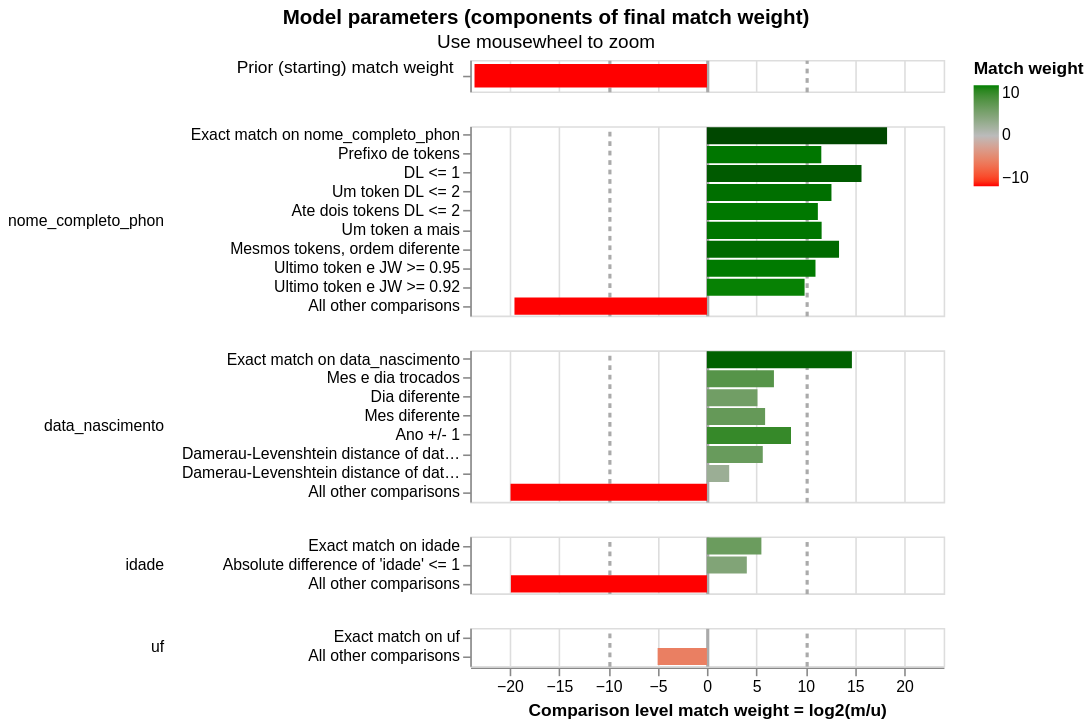

Notebook source saved alongside this figure:
### Markdown cell above
## Visualização pós-treino

Match weights e registros difíceis de linkar (unlinkables).

### Code cell
linker.visualisations.match_weights_chart()

### Figure 1 — Vega-Lite specification as saved in the notebook (floating-point values rounded to 4 significant figures)
{"config": {"view": {"continuousWidth": 300, "continuousHeight": 300, "discreteHeight": 60, "discreteWidth": 400}, "header": {"title": null}, "mark": {"tooltip": null}, "title": {"anchor": "middle"}}, "vconcat": [{"mark": {"type": "bar", "clip": true, "height": 15}, "encoding": {"color": {"field": "log2_bayes_factor", "scale": {"domain": [-10, 0, 10], "interpolate": "lab", "range": ["red", "#bbbbbb", "green"]}, "title": "Match weight", "type": "quantitative"}, "tooltip": [{"field": "comparison_name", "title": "Comparison name", "type": "nominal"}, {"field": "probability_two_random_records_match", "format": ".4f", "title": "Probability two random records match", "type": "nominal"}, {"field": "log2_bayes_factor", "format": ",.4f", "title": "Equivalent match weight", "type": "quantitative"}, {"field": "bayes_factor_description", "title": "Match weight description", "type": "nominal"}], "x": {"axis": {"domain": false, "gridColor": {"condition": {"test": "abs(datum.value / 10)  <= 1 & datum.value % 10 === 0", "value": "#aaa"}, "value": "#ddd"}, "gridDash": {"condition": {"test": "abs(datum.value / 10) == 1", "value": [3]}, "value": null}, "gridWidth": {"condition": {"test": "abs(datum.value / 10)  <= 1 & datum.value % 10 === 0", "value": 2}, "value": 1}, "labels": false, "ticks": false, "title": ""}, "field": "log2_bayes_factor", "scale": {"domain": [-24, 24]}, "type": "quantitative"}, "y": {"axis": {"title": "Prior (starting) match weight", "titleAlign": "right", "titleAngle": 0, "titleFontWeight": "normal"}, "field": "label_for_charts", "sort": {"field": "comparison_vector_value", "order": "descending"}, "type": "nominal"}}, "height": 20, "transform": [{"filter": "(datum.comparison_name == 'probability_two_random_records_match')"}]}, {"mark": {"type": "bar", "clip": true}, "encoding": {"color": {"field": "log2_bayes_factor", "scale": {"domain": [-10, 0, 10], "interpolate": "lab", "range": ["red", "#bbbbbb", "green"]}, "title": "Match weight", "type": "quantitative"}, "row": {"field": "comparison_name", "header": {"labelAlign": "left", "labelAnchor": "middle", "labelAngle": 0}, "sort": {"field": "comparison_sort_order"}, "type": "nominal"}, "tooltip": [{"field": "comparison_name", "title": "Comparison name", "type": "nominal"}, {"field": "label_for_charts", "title": "Label", "type": "ordinal"}, {"field": "sql_condition", "title": "SQL condition", "type": "nominal"}, {"field": "m_probability", "format": ".10~g", "title": "M probability", "type": "quantitative"}, {"field": "u_probability", "format": ".10~g", "title": "U probability", "type": "quantitative"}, {"field": "bayes_factor", "format": ",.6f", "title": "Bayes factor = m/u", "type": "quantitative"}, {"field": "log2_bayes_factor", "format": ".4~g", "title": "Match weight = log2(m/u)", "type": "quantitative"}, {"field": "bayes_factor_description", "title": "Match weight description", "type": "nominal"}, {"field": "m_probability_description", "title": "m probability description", "type": "nominal"}, {"field": "u_probability_description", "title": "u probability description", "type": "nominal"}], "x": {"axis": {"gridColor": {"condition": {"test": "abs(datum.value / 10)  <= 1 & datum.value % 10 === 0", "value": "#aaa"}, "value": "#ddd"}, "gridDash": {"condition": {"test": "abs(datum.value / 10) == 1", "value": [3]}, "value": null}, "gridWidth": {"condition": {"test": "abs(datum.value / 10)  <= 1 & datum.value % 10 === 0", "value": 2}, "value": 1}, "title": "Comparison level match weight = log2(m/u)"}, "field": "log2_bayes_factor", "scale": {"domain": [-24, 24]}, "type": "quantitative"}, "y": {"axis": {"title": null}, "field": "label_for_charts", "sort": {"field": "comparison_vector_value", "order": "descending"}, "type": "nominal"}}, "height": {"step": 12}, "resolve": {"axis": {"y": "independent"}, "scale": {"y": "independent"}}, "transform": [{"filter": "(datum.comparison_name != 'probability_two_random_records_match')"}]}], "data": {"name": "data-f4a06972f817b265e649dfde6b845023"}, "params": [{"name": "mouse_zoom", "select": {"type": "interval", "encodings": ["x"]}, "bind": "scales", "views": []}], "resolve": {"axis": {"y": "independent"}, "scale": {"y": "independent"}}, "title": {"text": "Model parameters (components of final match weight)", "subtitle": "Use mousewheel to zoom"}, "$schema": "https://vega.github.io/schema/vega-lite/v5.9.3.json", "datasets": {"data-f4a06972f817b265e649dfde6b845023": [{"comparison_name": "probability_two_random_records_match", "sql_condition": null, "label_for_charts": "", "m_probability": null, "u_probability": null, "m_probability_description": null, "u_probability_description": null, "has_tf_adjustments": false, "tf_adjustment_column": null, "tf_adjustment_weight": null, "is_null_level": false, "bayes_factor": 8.045e-08, "log2_bayes_factor": -23.57, "comparison_vector_value": 0, "max_comparison_vector_value": 0, "bayes_factor_description": "The probability that two random records drawn at random match is 0.000 or one in  12,429,820.8 records.This is equivalent to a starting match weight of -23.567.", "probability_two_random_records_match": 8.045e-08, "comparison_sort_order": -1}, {"comparison_name": "nome_completo_phon", "sql_condition": "\"nome_completo_phon_l\" = \"nome_completo_phon_r\"", "label_for_charts": "Exact match on nome_completo_phon", "m_probability": 0.8227, "u_probability": 2.614e-06, "m_probability_description": "Amongst matching record comparisons, 82.27% of records (i.e. one in 1.215) are in the exact match on nome_completo_phon comparison level", "u_probability_description": "Amongst non-matching record comparisons, 0.0002614% of records (i.e. one in 382,543) are in the exact match on nome_completo_phon comparison level", "has_tf_adjustments": true, "tf_adjustment_column": "nome_completo_phon", "tf_adjustment_weight": 1.0, "is_null_level": false, "bayes_factor": 314700.0, "log2_bayes_factor": 18.26, "comparison_vector_value": 9, "max_comparison_vector_value": 9, "bayes_factor_description": "If comparison level is `exact match on nome_completo_phon` then comparison is 314,730 times more likely to be a match", "probability_two_random_records_match": 8.045e-08, "comparison_sort_order": 0}, {"comparison_name": "nome_completo_phon", "sql_condition": "least(len(string_split(nome_completo_phon_l, ' ')), len(string_split(nome_completo_phon_r, ' '))) >= 2 AND len(string_split(nome_completo_phon_l, ' ')) <> len(string_split(nome_completo_phon_r, ' ')) AND list_slice(string_split(nome_completo_phon_l, ' '), 1, least(len(string_split(nome_completo_phon_l, ' ')), len(string_split(nome_completo_phon_r, ' ')))) = list_slice(string_split(nome_completo_phon_r, ' '), 1, least(len(string_split(nome_completo_phon_l, ' ')), len(string_split(nome_completo_phon_r, ' '))))", "label_for_charts": "Prefixo de tokens", "m_probability": 0.04581, "u_probability": 1.481e-05, "m_probability_description": "Amongst matching record comparisons, 4.581% of records (i.e. one in 21.83) are in the prefixo de tokens comparison level", "u_probability_description": "Amongst non-matching record comparisons, 0.001481% of records (i.e. one in 67,538) are in the prefixo de tokens comparison level", "has_tf_adjustments": false, "tf_adjustment_column": null, "tf_adjustment_weight": 1.0, "is_null_level": false, "bayes_factor": 3094.0, "log2_bayes_factor": 11.6, "comparison_vector_value": 8, "max_comparison_vector_value": 9, "bayes_factor_description": "If comparison level is `prefixo de tokens` then comparison is 3,094 times more likely to be a match", "probability_two_random_records_match": 8.045e-08, "comparison_sort_order": 0}, {"comparison_name": "nome_completo_phon", "sql_condition": "damerau_levenshtein(nome_completo_phon_l, nome_completo_phon_r) <= 1", "label_for_charts": "DL <= 1", "m_probability": 0.06271, "u_probability": 1.201e-06, "m_probability_description": "Amongst matching record comparisons, 6.271% of records (i.e. one in 15.95) are in the dl <= 1 comparison level", "u_probability_description": "Amongst non-matching record comparisons, 0.0001201% of records (i.e. one in 832,593) are in the dl <= 1 comparison level", "has_tf_adjustments": false, "tf_adjustment_column": null, "tf_adjustment_weight": 1.0, "is_null_level": false, "bayes_factor": 52210.0, "log2_bayes_factor": 15.67, "comparison_vector_value": 7, "max_comparison_vector_value": 9, "bayes_factor_description": "If comparison level is `dl <= 1` then comparison is 52,215 times more likely to be a match", "probability_two_random_records_match": 8.045e-08, "comparison_sort_order": 0}, {"comparison_name": "nome_completo_phon", "sql_condition": "len(string_split(nome_completo_phon_l, ' ')) = len(string_split(nome_completo_phon_r, ' ')) AND len(string_split(nome_completo_phon_l, ' ')) >= 3 AND string_split(nome_completo_phon_l, ' ')[-1] = string_split(nome_completo_phon_r, ' ')[-1] AND list_aggregate(list_transform(list_zip(string_split(nome_completo_phon_l, ' '), string_split(nome_completo_phon_r, ' ')), x -> CASE WHEN x[1] <> x[2] THEN 1 ELSE 0 END), 'sum') = 1 AND list_aggregate(list_transform(list_zip(string_split(nome_completo_phon_l, ' '), string_split(nome_completo_phon_r, ' ')), x -> CASE WHEN x[1] <> x[2] THEN damerau_levenshtein(x[1], x[2]) ELSE 0 END), 'max') <= 2", "label_for_charts": "Um token DL <= 2", "m_probability": 0.01505, "u_probability": 2.382e-06, "m_probability_description": "Amongst matching record comparisons, 1.505% of records (i.e. one in 66.46) are in the um token dl <= 2 comparison level", "u_probability_description": "Amongst non-matching record comparisons, 0.0002382% of records (i.e. one in 419,824) are in the um token dl <= 2 comparison level", "has_tf_adjustments": false, "tf_adjustment_column": null, "tf_adjustment_weight": 1.0, "is_null_level": false, "bayes_factor": 6317.0, "log2_bayes_factor": 12.62, "comparison_vector_value": 6, "max_comparison_vector_value": 9, "bayes_factor_description": "If comparison level is `um token dl <= 2` then comparison is 6,317 times more likely to be a match", "probability_two_random_records_match": 8.045e-08, "comparison_sort_order": 0}, {"comparison_name": "nome_completo_phon", "sql_condition": "len(string_split(nome_completo_phon_l, ' ')) = len(string_split(nome_completo_phon_r, ' ')) AND len(string_split(nome_completo_phon_l, ' ')) >= 3 AND list_aggregate(list_transform(list_zip(string_split(nome_completo_phon_l, ' '), string_split(nome_completo_phon_r, ' ')), x -> CASE WHEN x[1] <> x[2] THEN 1 ELSE 0 END), 'sum') BETWEEN 1 AND 2 AND list_aggregate(list_transform(list_zip(string_split(nome_completo_phon_l, ' '), string_split(nome_completo_phon_r, ' ')), x -> CASE WHEN x[1] <> x[2] THEN damerau_levenshtein(x[1], x[2]) ELSE 0 END), 'max') <= 2", "label_for_charts": "Ate dois tokens DL <= 2", "m_probability": 0.0115, "u_probability": 4.734e-06, "m_probability_description": "Amongst matching record comparisons, 1.15% of records (i.e. one in 86.96) are in the ate dois tokens dl <= 2 comparison level", "u_probability_description": "Amongst non-matching record comparisons, 0.0004734% of records (i.e. one in 211,255) are in the ate dois tokens dl <= 2 comparison level", "has_tf_adjustments": false, "tf_adjustment_column": null, "tf_adjustment_weight": 1.0, "is_null_level": false, "bayes_factor": 2429.0, "log2_bayes_factor": 11.25, "comparison_vector_value": 5, "max_comparison_vector_value": 9, "bayes_factor_description": "If comparison level is `ate dois tokens dl <= 2` then comparison is 2,429 times more likely to be a match", "probability_two_random_records_match": 8.045e-08, "comparison_sort_order": 0}, {"comparison_name": "nome_completo_phon", "sql_condition": "abs(len(string_split(nome_completo_phon_l, ' ')) - len(string_split(nome_completo_phon_r, ' '))) = 1 AND least(len(string_split(nome_completo_phon_l, ' ')), len(string_split(nome_completo_phon_r, ' '))) >= 3 AND ((len(string_split(nome_completo_phon_l, ' ')) >= 1 AND list_slice(string_split(nome_completo_phon_l, ' '), 2, len(string_split(nome_completo_phon_l, ' '))) = string_split(nome_completo_phon_r, ' ')) OR (len(string_split(nome_completo_phon_r, ' ')) >= 1 AND list_slice(string_split(nome_completo_phon_r, ' '), 2, len(string_split(nome_completo_phon_r, ' '))) = string_split(nome_completo_phon_l, ' ')) OR (len(string_split(nome_completo_phon_l, ' ')) >= 2 AND list_concat(list_slice(string_split(nome_completo_phon_l, ' '), 1, 1), list_slice(string_split(nome_completo_phon_l, ' '), 3, len(string_split(nome_completo_phon_l, ' ')))) = string_split(nome_completo_phon_r, ' ')) OR (len(string_split(nome_completo_phon_r, ' ')) >= 2 AND list_concat(list_slice(string_split(nome_completo_phon_r, ' '), 1, 1), list_slice(string_split(nome_completo_phon_r, ' '), 3, len(string_split(nome_completo_phon_r, ' ')))) = string_split(nome_completo_phon_l, ' ')) OR (len(string_split(nome_completo_phon_l, ' ')) >= 3 AND list_concat(list_slice(string_split(nome_completo_phon_l, ' '), 1, 2), list_slice(string_split(nome_completo_phon_l, ' '), 4, len(string_split(nome_completo_phon_l, ' ')))) = string_split(nome_completo_phon_r, ' ')) OR (len(string_split(nome_completo_phon_r, ' ')) >= 3 AND list_concat(list_slice(string_split(nome_completo_phon_r, ' '), 1, 2), list_slice(string_split(nome_completo_phon_r, ' '), 4, len(string_split(nome_completo_phon_r, ' ')))) = string_split(nome_completo_phon_l, ' ')) OR (len(string_split(nome_completo_phon_l, ' ')) >= 4 AND list_concat(list_slice(string_split(nome_completo_phon_l, ' '), 1, 3), list_slice(string_split(nome_completo_phon_l, ' '), 5, len(string_split(nome_completo_phon_l, ' ')))) = string_split(nome_completo_phon_r, ' ')) OR (len(string_split(nome_completo_phon_r, ' ')) >= 4 AND list_concat(list_slice(string_split(nome_completo_phon_r, ' '), 1, 3), list_slice(string_split(nome_completo_phon_r, ' '), 5, len(string_split(nome_completo_phon_r, ' ')))) = string_split(nome_completo_phon_l, ' ')) OR (len(string_split(nome_completo_phon_l, ' ')) >= 5 AND list_concat(list_slice(string_split(nome_completo_phon_l, ' '), 1, 4), list_slice(string_split(nome_completo_phon_l, ' '), 6, len(string_split(nome_completo_phon_l, ' ')))) = string_split(nome_completo_phon_r, ' ')) OR (len(string_split(nome_completo_phon_r, ' ')) >= 5 AND list_concat(list_slice(string_split(nome_completo_phon_r, ' '), 1, 4), list_slice(string_split(nome_completo_phon_r, ' '), 6, len(string_split(nome_completo_phon_r, ' ')))) = string_split(nome_completo_phon_l, ' ')) OR (len(string_split(nome_completo_phon_l, ' ')) >= 6 AND list_concat(list_slice(string_split(nome_completo_phon_l, ' '), 1, 5), list_slice(string_split(nome_completo_phon_l, ' '), 7, len(string_split(nome_completo_phon_l, ' ')))) = string_split(nome_completo_phon_r, ' ')) OR (len(string_split(nome_completo_phon_r, ' ')) >= 6 AND list_concat(list_slice(string_split(nome_completo_phon_r, ' '), 1, 5), list_slice(string_split(nome_completo_phon_r, ' '), 7, len(string_split(nome_completo_phon_r, ' ')))) = string_split(nome_completo_phon_l, ' ')) OR (len(string_split(nome_completo_phon_l, ' ')) >= 7 AND list_concat(list_slice(string_split(nome_completo_phon_l, ' '), 1, 6), list_slice(string_split(nome_completo_phon_l, ' '), 8, len(string_split(nome_completo_phon_l, ' ')))) = string_split(nome_completo_phon_r, ' ')) OR (len(string_split(nome_completo_phon_r, ' ')) >= 7 AND list_concat(list_slice(string_split(nome_completo_phon_r, ' '), 1, 6), list_slice(string_split(nome_completo_phon_r, ' '), 8, len(string_split(nome_completo_phon_r, ' ')))) = string_split(nome_completo_phon_l, ' ')) OR (len(string_split(nome_completo_phon_l, ' ')) >= 8 AND list_concat(list_slice(string_split(nome_completo_phon_l, ' '), 1, 7), list_slice(string_split(nome_completo_phon_l, ' '), 9, len(string_split(nome_completo_phon_l, ' ')))) = string_split(nome_completo_phon_r, ' ')) OR (len(string_split(nome_completo_phon_r, ' ')) >= 8 AND list_concat(list_slice(string_split(nome_completo_phon_r, ' '), 1, 7), list_slice(string_split(nome_completo_phon_r, ' '), 9, len(string_split(nome_completo_phon_r, ' ')))) = string_split(nome_completo_phon_l, ' ')) OR (len(string_split(nome_completo_phon_l, ' ')) >= 9 AND list_concat(list_slice(string_split(nome_completo_phon_l, ' '), 1, 8), list_slice(string_split(nome_completo_phon_l, ' '), 10, len(string_split(nome_completo_phon_l, ' ')))) = string_split(nome_completo_phon_r, ' ')) OR (len(string_split(nome_completo_phon_r, ' ')) >= 9 AND list_concat(list_slice(string_split(nome_completo_phon_r, ' '), 1, 8), list_slice(string_split(nome_completo_phon_r, ' '), 10, len(string_split(nome_completo_phon_r, ' ')))) = string_split(nome_completo_phon_l, ' ')) OR (len(string_split(nome_completo_phon_l, ' ')) >= 10 AND list_concat(list_slice(string_split(nome_completo_phon_l, ' '), 1, 9), list_slice(string_split(nome_completo_phon_l, ' '), 11, len(string_split(nome_completo_phon_l, ' ')))) = string_split(nome_completo_phon_r, ' ')) OR (len(string_split(nome_completo_phon_r, ' ')) >= 10 AND list_concat(list_slice(string_split(nome_completo_phon_r, ' '), 1, 9), list_slice(string_split(nome_completo_phon_r, ' '), 11, len(string_split(nome_completo_phon_r, ' ')))) = string_split(nome_completo_phon_l, ' ')))", "label_for_charts": "Um token a mais", "m_probability": 0.02454, "u_probability": 7.751e-06, "m_probability_description": "Amongst matching record comparisons, 2.454% of records (i.e. one in 40.75) are in the um token a mais comparison level", "u_probability_description": "Amongst non-matching record comparisons, 0.0007751% of records (i.e. one in 129,008) are in the um token a mais comparison level", "has_tf_adjustments": false, "tf_adjustment_column": null, "tf_adjustment_weight": 1.0, "is_null_level": false, "bayes_factor": 3166.0, "log2_bayes_factor": 11.63, "comparison_vector_value": 4, "max_comparison_vector_value": 9, "bayes_factor_description": "If comparison level is `um token a mais` then comparison is 3,166 times more likely to be a match", "probability_two_random_records_match": 8.045e-08, "comparison_sort_order": 0}, {"comparison_name": "nome_completo_phon", "sql_condition": "len(string_split(nome_completo_phon_l, ' ')) = len(string_split(nome_completo_phon_r, ' ')) AND len(string_split(nome_completo_phon_l, ' ')) >= 3 AND list_sort(string_split(nome_completo_phon_l, ' ')) = list_sort(string_split(nome_completo_phon_r, ' ')) AND string_split(nome_completo_phon_l, ' ') <> string_split(nome_completo_phon_r, ' ')", "label_for_charts": "Mesmos tokens, ordem diferente", "m_probability": 0.00543, "u_probability": 5.047e-07, "m_probability_description": "Amongst matching record comparisons, 0.543% of records (i.e. one in 184) are in the mesmos tokens, ordem diferente comparison level", "u_probability_description": "Amongst non-matching record comparisons, 5.047e-05% of records (i.e. one in 1,981,571) are in the mesmos tokens, ordem diferente comparison level", "has_tf_adjustments": false, "tf_adjustment_column": null, "tf_adjustment_weight": 1.0, "is_null_level": false, "bayes_factor": 10760.0, "log2_bayes_factor": 13.39, "comparison_vector_value": 3, "max_comparison_vector_value": 9, "bayes_factor_description": "If comparison level is `mesmos tokens, ordem diferente` then comparison is 10,759 times more likely to be a match", "probability_two_random_records_match": 8.045e-08, "comparison_sort_order": 0}, {"comparison_name": "nome_completo_phon", "sql_condition": "string_split(nome_completo_phon_l, ' ')[-1] = string_split(nome_completo_phon_r, ' ')[-1] AND jaro_winkler_similarity(nome_completo_phon_l, nome_completo_phon_r) >= 0.95", "label_for_charts": "Ultimo token e JW >= 0.95", "m_probability": 0.002117, "u_probability": 1.029e-06, "m_probability_description": "Amongst matching record comparisons, 0.2117% of records (i.e. one in 472) are in the ultimo token e jw >= 0.95 comparison level", "u_probability_description": "Amongst non-matching record comparisons, 0.0001029% of records (i.e. one in 971,358) are in the ultimo token e jw >= 0.95 comparison level", "has_tf_adjustments": false, "tf_adjustment_column": null, "tf_adjustment_weight": 1.0, "is_null_level": false, "bayes_factor": 2056.0, "log2_bayes_factor": 11.01, "comparison_vector_value": 2, "max_comparison_vector_value": 9, "bayes_factor_description": "If comparison level is `ultimo token e jw >= 0.95` then comparison is 2,056 times more likely to be a match", "probability_two_random_records_match": 8.045e-08, "comparison_sort_order": 0}, {"comparison_name": "nome_completo_phon", "sql_condition": "string_split(nome_completo_phon_l, ' ')[-1] = string_split(nome_completo_phon_r, ' ')[-1] AND jaro_winkler_similarity(nome_completo_phon_l, nome_completo_phon_r) >= 0.92", "label_for_charts": "Ultimo token e JW >= 0.92", "m_probability": 0.0137, "u_probability": 1.434e-05, "m_probability_description": "Amongst matching record comparisons, 1.37% of records (i.e. one in 72.98) are in the ultimo token e jw >= 0.92 comparison level", "u_probability_description": "Amongst non-matching record comparisons, 0.001434% of records (i.e. one in 69,725) are in the ultimo token e jw >= 0.92 comparison level", "has_tf_adjustments": false, "tf_adjustment_column": null, "tf_adjustment_weight": 1.0, "is_null_level": false, "bayes_factor": 955.4, "log2_bayes_factor": 9.9, "comparison_vector_value": 1, "max_comparison_vector_value": 9, "bayes_factor_description": "If comparison level is `ultimo token e jw >= 0.92` then comparison is 955 times more likely to be a match", "probability_two_random_records_match": 8.045e-08, "comparison_sort_order": 0}, {"comparison_name": "nome_completo_phon", "sql_condition": "ELSE", "label_for_charts": "All other comparisons", "m_probability": 1.333e-06, "u_probability": 1.0, "m_probability_description": "Amongst matching record comparisons, 0.0001333% of records (i.e. one in 749,967) are in the all other comparisons comparison level", "u_probability_description": "Amongst non-matching record comparisons, 100% of records (i.e. one in 1) are in the all other comparisons comparison level", "has_tf_adjustments": false, "tf_adjustment_column": null, "tf_adjustment_weight": 1.0, "is_null_level": false, "bayes_factor": 1.333e-06, "log2_bayes_factor": -19.52, "comparison_vector_value": 0, "max_comparison_vector_value": 9, "bayes_factor_description": "If comparison level is `all other comparisons` then comparison is 749,930 times less likely to be a match", "probability_two_random_records_match": 8.045e-08, "comparison_sort_order": 0}, {"comparison_name": "data_nascimento", "sql_condition": "\"data_nascimento_l\" = \"data_nascimento_r\"", "label_for_charts": "Exact match on data_nascimento", "m_probability": 0.9217, "u_probability": 3.466e-05, "m_probability_description": "Amongst matching record comparisons, 92.17% of records (i.e. one in 1.085) are in the exact match on data_nascimento comparison level", "u_probability_description": "Amongst non-matching record comparisons, 0.003466% of records (i.e. one in 28,850) are in the exact match on data_nascimento comparison level", "has_tf_adjustments": true, "tf_adjustment_column": "data_nascimento", "tf_adjustment_weight": 1.0, "is_null_level": false, "bayes_factor": 26590.0, "log2_bayes_factor": 14.7, "comparison_vector_value": 7, "max_comparison_vector_value": 7, "bayes_factor_description": "If comparison level is `exact match on data_nascimento` then comparison is 26,591 times more likely to be a match", "probability_two_random_records_match": 8.045e-08, "comparison_sort_order": 1}, {"comparison_name": "data_nascimento", "sql_condition": "ano_nascimento_l = ano_nascimento_r AND mes_nascimento_l = dia_nascimento_r AND dia_nascimento_l = mes_nascimento_r AND mes_nascimento_l <> dia_nascimento_l", "label_for_charts": "Mes e dia trocados", "m_probability": 0.001409, "u_probability": 1.271e-05, "m_probability_description": "Amongst matching record comparisons, 0.1409% of records (i.e. one in 710) are in the mes e dia trocados comparison level", "u_probability_description": "Amongst non-matching record comparisons, 0.001271% of records (i.e. one in 78,650) are in the mes e dia trocados comparison level", "has_tf_adjustments": false, "tf_adjustment_column": null, "tf_adjustment_weight": 1.0, "is_null_level": false, "bayes_factor": 110.8, "log2_bayes_factor": 6.792, "comparison_vector_value": 6, "max_comparison_vector_value": 7, "bayes_factor_description": "If comparison level is `mes e dia trocados` then comparison is 111 times more likely to be a match", "probability_two_random_records_match": 8.045e-08, "comparison_sort_order": 1}, {"comparison_name": "data_nascimento", "sql_condition": "ano_nascimento_l = ano_nascimento_r AND mes_nascimento_l = mes_nascimento_r AND dia_nascimento_l <> dia_nascimento_r", "label_for_charts": "Dia diferente", "m_probability": 0.03511, "u_probability": 0.001008, "m_probability_description": "Amongst matching record comparisons, 3.511% of records (i.e. one in 28.48) are in the dia diferente comparison level", "u_probability_description": "Amongst non-matching record comparisons, 0.1008% of records (i.e. one in 993) are in the dia diferente comparison level", "has_tf_adjustments": false, "tf_adjustment_column": null, "tf_adjustment_weight": 1.0, "is_null_level": false, "bayes_factor": 34.85, "log2_bayes_factor": 5.123, "comparison_vector_value": 5, "max_comparison_vector_value": 7, "bayes_factor_description": "If comparison level is `dia diferente` then comparison is 34.85 times more likely to be a match", "probability_two_random_records_match": 8.045e-08, "comparison_sort_order": 1}, {"comparison_name": "data_nascimento", "sql_condition": "ano_nascimento_l = ano_nascimento_r AND dia_nascimento_l = dia_nascimento_r AND mes_nascimento_l <> mes_nascimento_r", "label_for_charts": "Mes diferente", "m_probability": 0.02228, "u_probability": 0.0003737, "m_probability_description": "Amongst matching record comparisons, 2.228% of records (i.e. one in 44.89) are in the mes diferente comparison level", "u_probability_description": "Amongst non-matching record comparisons, 0.03737% of records (i.e. one in 2,676) are in the mes diferente comparison level", "has_tf_adjustments": false, "tf_adjustment_column": null, "tf_adjustment_weight": 1.0, "is_null_level": false, "bayes_factor": 59.61, "log2_bayes_factor": 5.897, "comparison_vector_value": 4, "max_comparison_vector_value": 7, "bayes_factor_description": "If comparison level is `mes diferente` then comparison is 59.61 times more likely to be a match", "probability_two_random_records_match": 8.045e-08, "comparison_sort_order": 1}, {"comparison_name": "data_nascimento", "sql_condition": "mes_nascimento_l = mes_nascimento_r AND dia_nascimento_l = dia_nascimento_r AND abs(try_cast(ano_nascimento_l AS INTEGER) - try_cast(ano_nascimento_r AS INTEGER)) = 1", "label_for_charts": "Ano +/- 1", "m_probability": 0.02571, "u_probability": 6.988e-05, "m_probability_description": "Amongst matching record comparisons, 2.571% of records (i.e. one in 38.9) are in the ano +/- 1 comparison level", "u_probability_description": "Amongst non-matching record comparisons, 0.006988% of records (i.e. one in 14,310) are in the ano +/- 1 comparison level", "has_tf_adjustments": false, "tf_adjustment_column": null, "tf_adjustment_weight": 1.0, "is_null_level": false, "bayes_factor": 367.8, "log2_bayes_factor": 8.523, "comparison_vector_value": 3, "max_comparison_vector_value": 7, "bayes_factor_description": "If comparison level is `ano +/- 1` then comparison is 368 times more likely to be a match", "probability_two_random_records_match": 8.045e-08, "comparison_sort_order": 1}, {"comparison_name": "data_nascimento", "sql_condition": "damerau_levenshtein(\"data_nascimento_l\", \"data_nascimento_r\") <= 1", "label_for_charts": "Damerau-Levenshtein distance of data_nascimento <= 1", "m_probability": 0.01851, "u_probability": 0.0003658, "m_probability_description": "Amongst matching record comparisons, 1.851% of records (i.e. one in 54.03) are in the damerau-levenshtein distance of data_nascimento <= 1 comparison level", "u_probability_description": "Amongst non-matching record comparisons, 0.03658% of records (i.e. one in 2,734) are in the damerau-levenshtein distance of data_nascimento <= 1 comparison level", "has_tf_adjustments": false, "tf_adjustment_column": null, "tf_adjustment_weight": 1.0, "is_null_level": false, "bayes_factor": 50.59, "log2_bayes_factor": 5.661, "comparison_vector_value": 2, "max_comparison_vector_value": 7, "bayes_factor_description": "If comparison level is `damerau-levenshtein distance of data_nascimento <= 1` then comparison is 50.59 times more likely to be a match", "probability_two_random_records_match": 8.045e-08, "comparison_sort_order": 1}, {"comparison_name": "data_nascimento", "sql_condition": "damerau_levenshtein(\"data_nascimento_l\", \"data_nascimento_r\") <= 2", "label_for_charts": "Damerau-Levenshtein distance of data_nascimento <= 2", "m_probability": 0.05201, "u_probability": 0.01088, "m_probability_description": "Amongst matching record comparisons, 5.201% of records (i.e. one in 19.23) are in the damerau-levenshtein distance of data_nascimento <= 2 comparison level", "u_probability_description": "Amongst non-matching record comparisons, 1.088% of records (i.e. one in 91.91) are in the damerau-levenshtein distance of data_nascimento <= 2 comparison level", "has_tf_adjustments": false, "tf_adjustment_column": null, "tf_adjustment_weight": 1.0, "is_null_level": false, "bayes_factor": 4.78, "log2_bayes_factor": 2.257, "comparison_vector_value": 1, "max_comparison_vector_value": 7, "bayes_factor_description": "If comparison level is `damerau-levenshtein distance of data_nascimento <= 2` then comparison is 4.78 times more likely to be a match", "probability_two_random_records_match": 8.045e-08, "comparison_sort_order": 1}, {"comparison_name": "data_nascimento", "sql_condition": "ELSE", "label_for_charts": "All other comparisons", "m_probability": 1e-06, "u_probability": 0.9873, "m_probability_description": "Amongst matching record comparisons, 0.0001% of records (i.e. one in 1,000,000) are in the all other comparisons comparison level", "u_probability_description": "Amongst non-matching record comparisons, 98.73% of records (i.e. one in 1.013) are in the all other comparisons comparison level", "has_tf_adjustments": false, "tf_adjustment_column": null, "tf_adjustment_weight": 1.0, "is_null_level": false, "bayes_factor": 1.013e-06, "log2_bayes_factor": -19.91, "comparison_vector_value": 0, "max_comparison_vector_value": 7, "bayes_factor_description": "If comparison level is `all other comparisons` then comparison is 987,256 times less likely to be a match", "probability_two_random_records_match": 8.045e-08, "comparison_sort_order": 1}, {"comparison_name": "idade", "sql_condition": "\"idade_l\" = \"idade_r\"", "label_for_charts": "Exact match on idade", "m_probability": 0.5799, "u_probability": 0.01263, "m_probability_description": "Amongst matching record comparisons, 57.99% of records (i.e. one in 1.724) are in the exact match on idade comparison level", "u_probability_description": "Amongst non-matching record comparisons, 1.263% of records (i.e. one in 79.17) are in the exact match on idade comparison level", "has_tf_adjustments": false, "tf_adjustment_column": null, "tf_adjustment_weight": 1.0, "is_null_level": false, "bayes_factor": 45.91, "log2_bayes_factor": 5.521, "comparison_vector_value": 2, "max_comparison_vector_value": 2, "bayes_factor_description": "If comparison level is `exact match on idade` then comparison is 45.91 times more likely to be a match", "probability_two_random_records_match": 8.045e-08, "comparison_sort_order": 2}, {"comparison_name": "idade", "sql_condition": "ABS(\"idade_l\" - \"idade_r\") <= 1", "label_for_charts": "Absolute difference of 'idade' <= 1", "m_probability": 0.416, "u_probability": 0.02525, "m_probability_description": "Amongst matching record comparisons, 41.6% of records (i.e. one in 2.404) are in the absolute difference of 'idade' <= 1 comparison level", "u_probability_description": "Amongst non-matching record comparisons, 2.525% of records (i.e. one in 39.6) are in the absolute difference of 'idade' <= 1 comparison level", "has_tf_adjustments": false, "tf_adjustment_column": null, "tf_adjustment_weight": 1.0, "is_null_level": false, "bayes_factor": 16.48, "log2_bayes_factor": 4.042, "comparison_vector_value": 1, "max_comparison_vector_value": 2, "bayes_factor_description": "If comparison level is `absolute difference of 'idade' <= 1` then comparison is 16.48 times more likely to be a match", "probability_two_random_records_match": 8.045e-08, "comparison_sort_order": 2}, {"comparison_name": "idade", "sql_condition": "ELSE", "label_for_charts": "All other comparisons", "m_probability": 1e-06, "u_probability": 0.9621, "m_probability_description": "Amongst matching record comparisons, 0.0001% of records (i.e. one in 1,000,000) are in the all other comparisons comparison level", "u_probability_description": "Amongst non-matching record comparisons, 96.21% of records (i.e. one in 1.039) are in the all other comparisons comparison level", "has_tf_adjustments": false, "tf_adjustment_column": null, "tf_adjustment_weight": 1.0, "is_null_level": false, "bayes_factor": 1.039e-06, "log2_bayes_factor": -19.88, "comparison_vector_value": 0, "max_comparison_vector_value": 2, "bayes_factor_description": "If comparison level is `all other comparisons` then comparison is 962,118 times less likely to be a match", "probability_two_random_records_match": 8.045e-08, "comparison_sort_order": 2}, {"comparison_name": "uf", "sql_condition": "\"uf_l\" = \"uf_r\"", "label_for_charts": "Exact match on uf", "m_probability": 1.0, "u_probability": 1.0, "m_probability_description": "Amongst matching record comparisons, 100% of records (i.e. one in 1) are in the exact match on uf comparison level", "u_probability_description": "Amongst non-matching record comparisons, 100% of records (i.e. one in 1) are in the exact match on uf comparison level", "has_tf_adjustments": true, "tf_adjustment_column": "uf", "tf_adjustment_weight": 1.0, "is_null_level": false, "bayes_factor": 1.0, "log2_bayes_factor": 0.0, "comparison_vector_value": 1, "max_comparison_vector_value": 1, "bayes_factor_description": "If comparison level is `exact match on uf` then comparison is 1 times more likely to be a match", "probability_two_random_records_match": 8.045e-08, "comparison_sort_order": 3}, {"comparison_name": "uf", "sql_condition": "ELSE", "label_for_charts": "All other comparisons", "m_probability": 0.05, "u_probability": 1.6, "m_probability_description": "Amongst matching record comparisons, 5% of records (i.e. one in 20) are in the all other comparisons comparison level", "u_probability_description": "Amongst non-matching record comparisons, 160% of records (i.e. one in 0.625) are in the all other comparisons comparison level", "has_tf_adjustments": false, "tf_adjustment_column": null, "tf_adjustment_weight": 1.0, "is_null_level": false, "bayes_factor": 0.03125, "log2_bayes_factor": -5.0, "comparison_vector_value": 0, "max_comparison_vector_value": 1, "bayes_factor_description": "If comparison level is `all other comparisons` then comparison is 32 times less likely to be a match", "probability_two_random_records_match": 8.045e-08, "comparison_sort_order": 3}]}}
